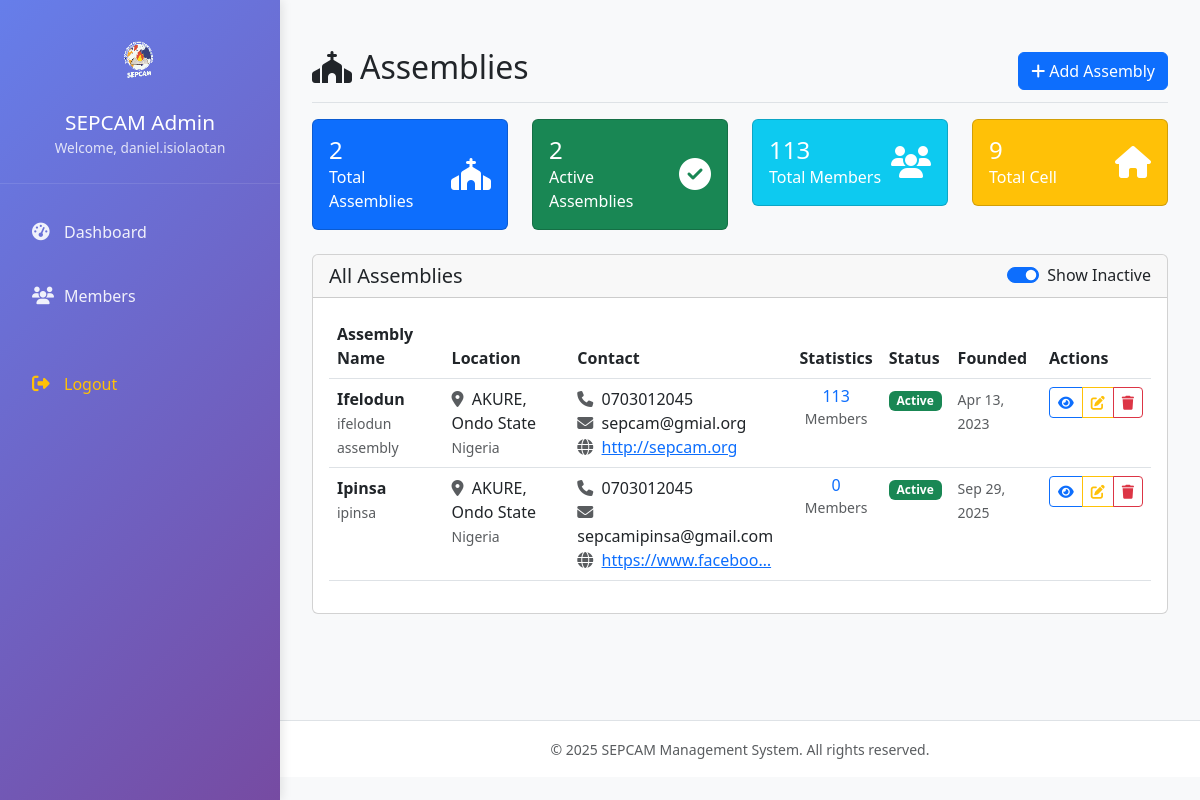
/assemblies/ (signed in), run on the app's committed database.
### core/models.py (models this page shows, shortened)
class Assembly(models.Model):
    name = models.CharField(max_length=200)
    description = models.TextField(blank=True)
    founded_date = models.DateField(null=True, blank=True)
    website = models.URLField(blank=True)
    email = models.EmailField(blank=True)
    phone = models.CharField(max_length=20, blank=True)
    street_address = models.CharField(max_length=200)
    city = models.CharField(max_length=100)
    state = models.CharField(max_length=100)
    country = models.CharField(max_length=100, default="Nigeria")
    zip_code = models.CharField(max_length=20, blank=True)
    latitude = models.DecimalField(
        max_digits=9, decimal_places=6, null=True, blank=True
    )
    longitude = models.DecimalField(
        max_digits=9, decimal_places=6, null=True, blank=True
    )
    facebook_url = models.URLField(blank=True)
    twitter_url = models.URLField(blank=True)
    instagram_url = models.URLField(blank=True)
    youtube_url = models.URLField(blank=True)
    is_active = models.BooleanField(default=True)
    created_at = models.DateTimeField(auto_now_add=True)
    updated_at = models.DateTimeField(auto_now=True)
    class Meta:
        verbose_name_plural = "Assemblies"
        ordering = ["name"]

### core/views.py (the view)
# urls.py: path("assemblies/", views.assembly_list, name="assembly_list"),
def assembly_list(request):
    assemblies = Assembly.objects.annotate(member_count=Count("members"))
    active_only = request.GET.get("active")
    if active_only:
        assemblies = assemblies.filter(is_active=True)
    total_assemblies = assemblies.count()
    active_assemblies = assemblies.filter(is_active=True).count()
    total_members = Member.objects.all().count()
    total_cell = Cell.objects.all().count()
    context = {
        "assemblies": assemblies,
        "total_assemblies": total_assemblies,
        "active_assemblies": active_assemblies,
        "total_members": total_members,
        "total_cell": total_cell,
    }
    return render(request, "assemblies/assembly_list.html", context)

### core/models.py (called while the page is built)
    @property
    def is_superadmin(self):
        return self.level == "SUPERADMIN"

    @property
    def is_cell_admin(self):
        return self.level == "Cell"

    @property
    def is_moderator(self):
        return self.level == "MODERATOR"

    @property
    def is_inventory_admin(self):
        return self.level == "Inventory"

### core/templates/assemblies/assembly_list.html (shortened to what this page needs)
{% extends 'base.html' %}
{% load static %}
{% block content %}
<div class="d-flex justify-content-between flex-wrap flex-md-nowrap align-items-center pt-3 pb-2 mb-3 border-bottom">
    <h1 class="h2">
        <i class="fas fa-church me-2"></i>Assemblies
    </h1>
    <div class="btn-toolbar mb-2 mb-md-0">
        <button class="btn btn-primary" id="addAssemblyBtn">
            <i class="fas fa-plus me-1"></i>Add Assembly
        </button>
    </div>
</div>
<div class="row mb-4">
    <div class="col-md-3">
        <div class="card bg-primary text-white">
            <div class="card-body">
                <div class="d-flex justify-content-between">
                    <div>
                        <h4 class="mb-0">{{ total_assemblies }}</h4>
                        <p class="mb-0">Total Assemblies</p>
                    </div>
                    <div class="align-self-center">
                        <i class="fas fa-church fa-2x"></i>
                    </div>
                </div>
            </div>
        </div>
    </div>
    <div class="col-md-3">
        <div class="card bg-success text-white">
            <div class="card-body">
                <div class="d-flex justify-content-between">
                    <div>
                        <h4 class="mb-0">{{ active_assemblies }}</h4>
                        <p class="mb-0">Active Assemblies</p>
                    </div>
                    <div class="align-self-center">
                        <i class="fas fa-check-circle fa-2x"></i>
                    </div>
                </div>
            </div>
        </div>
    </div>
    <div class="col-md-3">
        <div class="card bg-info text-white">
            <div class="card-body">
                <div class="d-flex justify-content-between">
                    <div>
                        <h4 class="mb-0">{{ total_members }}</h4>
                        <p class="mb-0">Total Members</p>
                    </div>
                    <div class="align-self-center">
                        <i class="fas fa-users fa-2x"></i>
                    </div>
                </div>
            </div>
        </div>
    </div>
    <div class="col-md-3">
        <div class="card bg-warning text-white">
            <div class="card-body">
                <div class="d-flex justify-content-between">
                    <div>
                        <h4 class="mb-0">{{ total_cell }}</h4>
                        <p class="mb-0">Total Cell</p>
                    </div>
                    <div class="align-self-center">
                        <i class="fas fa-home fa-2x"></i>
                    </div>
                </div>
            </div>
        </div>
    </div>
</div>
<div class="card">
    <div class="card-header d-flex justify-content-between align-items-center">
        <h5 class="card-title mb-0">All Assemblies</h5>
        <div class="form-check form-switch">
            <input class="form-check-input" type="checkbox" id="showInactive" {% if not request.GET.active %}checked{% endif %}>
            <label class="form-check-label" for="showInactive">Show Inactive</label>
        </div>
    </div>
    <div class="card-body">
        <div class="table-responsive">
            <table class="table table-hover">
                <thead>
                    <tr>
                        <th>Assembly Name</th>
                        <th>Location</th>
                        <th>Contact</th>
                        <th>Statistics</th>
                        <th>Status</th>
                        <th>Founded</th>
                        <th>Actions</th>
                    </tr>
                </thead>
                <tbody>
                    {% for assembly in assemblies %}
                    <tr>
                        <td>
                            <strong>{{ assembly.name }}</strong>
                            {% if assembly.description %}
                            <br><small class="text-muted">{{ assembly.description|truncatewords:8 }}</small>
                            {% endif %}
                        </td>
                        <td>
                            <div>
                                <i class="fas fa-map-marker-alt text-muted me-1"></i>
                                {{ assembly.city }}, {{ assembly.state }}
                            </div>
                            <small class="text-muted">{{ assembly.country }}</small>
                        </td>
                        <td>
                            {% if assembly.phone %}
                            <div><i class="fas fa-phone text-muted me-1"></i> {{ assembly.phone }}</div>
                            {% endif %}
                            {% if assembly.email %}
                            <div><i class="fas fa-envelope text-muted me-1"></i> {{ assembly.email }}</div>
                            {% endif %}
                            {% if assembly.website %}
                            <div><i class="fas fa-globe text-muted me-1"></i> <a href="{{assembly.website}}" target="_blank">{{ assembly.website|truncatechars:20 }}</a></div>
                            {% endif %}
                        </td>
                        <td>
                            <div class="assembly-stats">
                                <div class="d-flex text-center">
                                    <div class="flex-fill">
                                        <h6 class="mb-0 text-primary">{{ assembly.member_count}}</h6>
                                        <small class="text-muted">Members</small>
                                    </div>
                                </div>
                            </div>
                        </td>
                        <td>
                            {% if assembly.is_active %}
                            <span class="badge bg-success">Active</span>
                            {% else %}
                            <span class="badge bg-secondary">Inactive</span>
                            {% endif %}
                        </td>
                        <td>
                            {% if assembly.founded_date %}
                            <small class="text-muted">{{ assembly.founded_date|date:"M d, Y" }}</small>
                            {% else %}
                            <span class="text-muted">-</span>
                            {% endif %}
                        </td>
                        <td>
                            <div class="btn-group btn-group-sm">
                                <button class="btn btn-outline-primary view-assembly" data-assembly-id="{{ assembly.id }}">
                                    <i class="fas fa-eye"></i>
                                </button>
                                <button class="btn btn-outline-warning edit-assembly" data-assembly-id="{{ assembly.id }}">
                                    <i class="fas fa-edit"></i>
                                </button>
                                <button class="btn btn-outline-danger delete-assembly"
                                        data-assembly-id="{{ assembly.id }}"
                                        data-assembly-name="{{ assembly.name }}">
                                    <i class="fas fa-trash"></i>
                                </button>
                            </div>
                        </td>
                    </tr>
                    {% endfor %}
                </tbody>
            </table>
        </div>
    </div>
</div>
{% endblock %}

### core/templates/base.html (shortened to what this page needs)
{% load static %}
<!DOCTYPE html>
<html lang="en">
<head>
    <link href="https://cdn.jsdelivr.net/npm/bootstrap@5.3.0/dist/css/bootstrap.min.css" rel="stylesheet">
    <link rel="stylesheet" href="https://cdnjs.cloudflare.com/ajax/libs/font-awesome/6.4.0/css/all.min.css">
</head>
<body>
    {% if user.is_authenticated %}
    <nav class="sidebar" id="sidebar">
        <div class="sidebar-header">
            {% if '/static/images/logo.gif' %}
            <img src="{% static 'images/logo.gif' %}" alt="SEPCAM Logo" class="img-fluid"
                onerror="this.style.display='none'">
            {% endif %}
            <h4>SEPCAM Admin</h4>
            <small>Welcome, {{ user.username }}</small>
        </div>
        <div class="sidebar-content pt-3">
            <ul class="nav flex-column">
                <li class="nav-item">
                    <a class="nav-link {% if request.resolver_match.url_name == 'dashboard' %}active{% endif %}"
                        href="{% url 'dashboard' %}">
                        <i class="fas fa-tachometer-alt"></i>
                        Dashboard
                    </a>
                </li>
                <li class="nav-item">
                    <a class="nav-link {% if 'member' in request.resolver_match.url_name %}active{% endif %}"
                        href="{% url 'member_list' %}">
                        <i class="fas fa-users"></i>
                        Members
                    </a>
                </li>
                <li class="nav-item mt-4">
                    <a class="nav-link text-warning" href="{% url 'logout' %}">
                        <i class="fas fa-sign-out-alt"></i>
                        Logout
                    </a>
                </li>
            </ul>
        </div>
    </nav>
    <main class="main-content" id="mainContent">
        <div class="content-wrapper">
            {% block content %}{% endblock %}
        </div>
        <footer>
            <div class="container-fluid">
                <div class="text-center py-3">
                    <small class="text-muted">&copy; {% now "Y" %} SEPCAM Management System. All rights
                        reserved.</small>
                </div>
            </div>
        </footer>
    </main>
    {% else %}
    {% block public_content %}
    {% endblock %}
    {% endif %}
</body>
</html>

### core/templates/base.html (style rules this page uses)
:root { --sidebar-width: 280px; --sidebar-bg: linear-gradient(135deg, #667eea 0%, #764ba2 100%); --content-bg: #f8f9fa; --header-height: 60px; }
body { background-color: var(--content-bg); font-family: 'Segoe UI', Tahoma, Geneva, Verdana, sans-serif; overflow-x: hidden; }
.sidebar { width: var(--sidebar-width); min-height: 100vh; background: var(--sidebar-bg); position: fixed; left: 0; top: 0; z-index: 1000; transition: transform 0.3s ease-in-out; box-shadow: 2px 0 10px rgba(0, 0, 0, 0.1); }
.sidebar-header { padding: 1.5rem 1rem; border-bottom: 1px solid rgba(255, 255, 255, 0.1); text-align: center; }
.sidebar-header img { max-height: 70px; margin-bottom: 1rem; }
.sidebar-header h4 { color: white; margin: 0; font-size: 1.3rem; }
.sidebar-header small { color: rgba(255, 255, 255, 0.8); font-size: 0.85rem; }
.sidebar .nav-link { color: rgba(255, 255, 255, 0.9); padding: 14px 20px; margin: 6px 12px; border-radius: 8px; transition: all 0.3s ease; font-weight: 500; display: flex; align-items: center; }
.sidebar .nav-link i { width: 20px; margin-right: 12px; font-size: 1.1rem; }
.main-content { margin-left: var(--sidebar-width); min-height: 100vh; transition: margin-left 0.3s ease-in-out; background-color: var(--content-bg); }
.content-wrapper { padding: 2rem; min-height: calc(100vh - 80px); }
footer { background: white; border-top: 1px solid #dee2e6; margin-top: auto; }

### data on the page
Assembly: name "Ifelodun", description "ifelodun assembly", city "AKURE", state "Ondo State", country "Nigeria", phone "0703012045", email "sepcam@gmial.org", website "http://sepcam.org", member_count "113", is_active "Active", founded_date "Apr 13, 2023"
Assembly: name "Ipinsa", description "ipinsa", city "AKURE", state "Ondo State", country "Nigeria", phone "0703012045", email "sepcamipinsa@gmail.com", website "https://www.faceboo…", member_count "0", is_active "Active", founded_date "Sep 29, 2025"

### other printed values
{{ user.username }} "daniel.isiolaotan"
{{ total_assemblies }} "2"
{{ active_assemblies }} "2"
{{ total_members }} "113"
{{ total_cell }} "9"
